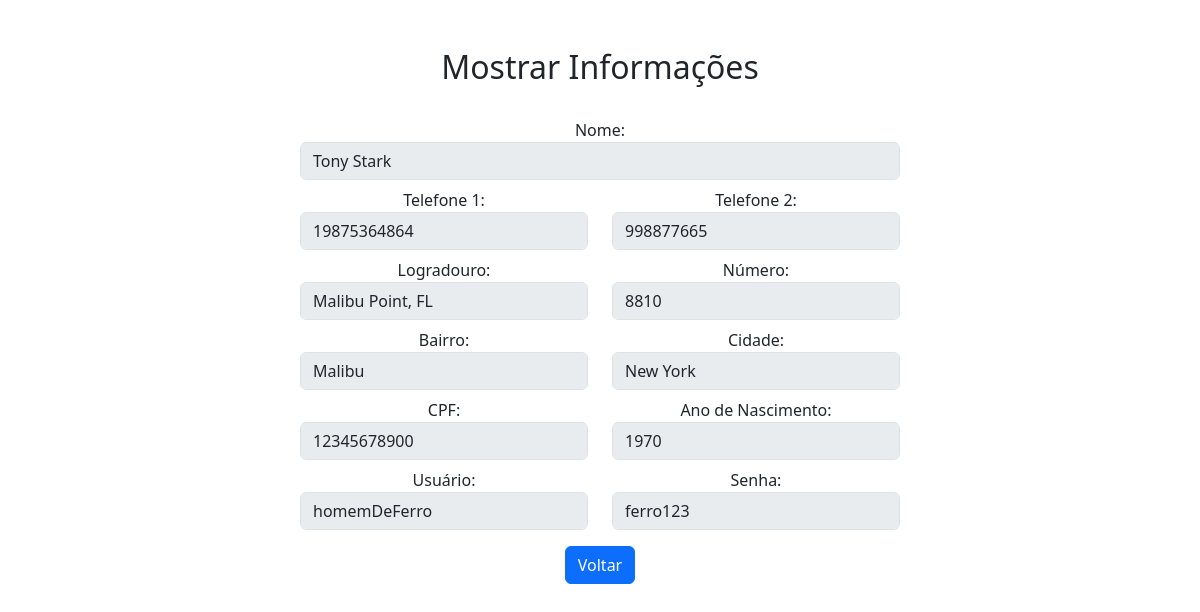
Page /usuario_detalhes.php?id_pessoa=1 on the committed database.
### tables this page shows
CREATE TABLE `tb_usuario` (
  `id` int(11) NOT NULL,
  `usuario` varchar(100) DEFAULT NULL,
  `senha` varchar(100) DEFAULT NULL,
  `id_pessoa` int(11) NOT NULL
);

CREATE TABLE `tb_pessoa` (
  `id` int(11) NOT NULL,
  `nome` varchar(100) DEFAULT NULL,
  `ano_nascimento` year(4) DEFAULT NULL,
  `cpf` varchar(11) DEFAULT NULL,
  `telefone_1` varchar(15) DEFAULT NULL,
  `telefone_2` varchar(15) DEFAULT NULL,
  `logradouro` varchar(150) DEFAULT NULL,
  `n_casa` int(5) DEFAULT NULL,
  `bairro` varchar(100) DEFAULT NULL,
  `cidade` varchar(100) DEFAULT NULL
);

### usuario_detalhes.php (the view, shortened to what this page needs)
<!DOCTYPE html>
<html lang="pt-br">
<head>
    <link href="https://cdn.jsdelivr.net/npm/bootstrap@5.3.3/dist/css/bootstrap.min.css" rel="stylesheet">
</head>
<body>
    <main class="container text-center my-5">
        <h2>Mostrar Informações</h2>
        <br>
        <?php
        $dsn = 'mysql:dbname=db_login;host=127.0.0.1';
        $user = 'root';
        $password = '';
        $banco = new PDO($dsn, $user, $password);
        $id_pessoa = $_GET['id_pessoa'];
        $select = "SELECT tb_pessoa.*, tb_usuario.usuario, tb_usuario.senha
                   FROM tb_usuario
                   INNER JOIN tb_pessoa ON tb_usuario.id_pessoa = tb_pessoa.id
                   WHERE tb_usuario.id_pessoa = $id_pessoa";
        $dados = $banco->query($select)->fetch();
        ?>
        <form>
            <label for="nome">Nome:</label>
            <input type="text" class="form-control" name="nome" value="<?= $dados['nome'] ?>" disabled>
            <div class="row mt-2">
                <div class="col">
                    <label for="telefone_1">Telefone 1:</label>
                    <input type="text" class="form-control" name="telefone_1" value="<?= $dados['telefone_1'] ?>" disabled>
                </div>
                <div class="col">
                    <label for="telefone_2">Telefone 2:</label>
                    <input type="text" class="form-control" name="telefone_2" value="<?= $dados['telefone_2'] ?>" disabled>
                </div>
            </div>
            <div class="row mt-2">
                <div class="col">
                    <label for="logradouro">Logradouro:</label>
                    <input type="text" class="form-control" name="logradouro" value="<?= $dados['logradouro'] ?>" disabled>
                </div>
                <div class="col">
                    <label for="n_casa">Número:</label>
                    <input type="number" class="form-control" name="n_casa" value="<?= $dados['n_casa'] ?>" disabled>
                </div>
            </div>
            <div class="row mt-2">
                <div class="col">
                    <label for="bairro">Bairro:</label>
                    <input type="text" class="form-control" name="bairro" value="<?= $dados['bairro'] ?>" disabled>
                </div>
                <div class="col">
                    <label for="cidade">Cidade:</label>
                    <input type="text" class="form-control" name="cidade" value="<?= $dados['cidade'] ?>" disabled>
                </div>
            </div>
            <div class="row mt-2">
                <div class="col">
                    <label for="cpf">CPF:</label>
                    <input type="text" class="form-control" name="cpf" value="<?= $dados['cpf'] ?>" disabled>
                </div>
                <div class="col">
                    <label for="ano_nascimento">Ano de Nascimento:</label>
                    <input type="number" class="form-control" name="ano_nascimento" value="<?= $dados['ano_nascimento'] ?>" disabled>
                </div>
            </div>
            <div class="row mt-2">
                <div class="col">
                    <label for="usuario">Usuário:</label>
                    <input type="text" class="form-control" name="usuario" value="<?= $dados['usuario'] ?>" disabled>
                </div>
                <div class="col">
                    <label for="senha">Senha:</label>
                    <input type="text" class="form-control" name="senha" value="<?= $dados['senha'] ?>" disabled>
                </div>
            </div>
            <a href="tela_usuario.php" class="btn btn-primary mt-3">Voltar</a>
        </form>
    </main>
</body>
</html>

### usuario_detalhes.php (style rules this page uses)
main { display: flex; flex-direction: column; align-items: center; }
form { width: 600px; }

### rows in the picture
tb_usuario: nome "Tony Stark", telefone_1 "19875364864", telefone_2 "998877665", logradouro "Malibu Point, FL", n_casa "8810", bairro "Malibu", cidade "New York", cpf "12345678900", ano_nascimento "1970", usuario "homemDeFerro", senha "ferro123"
